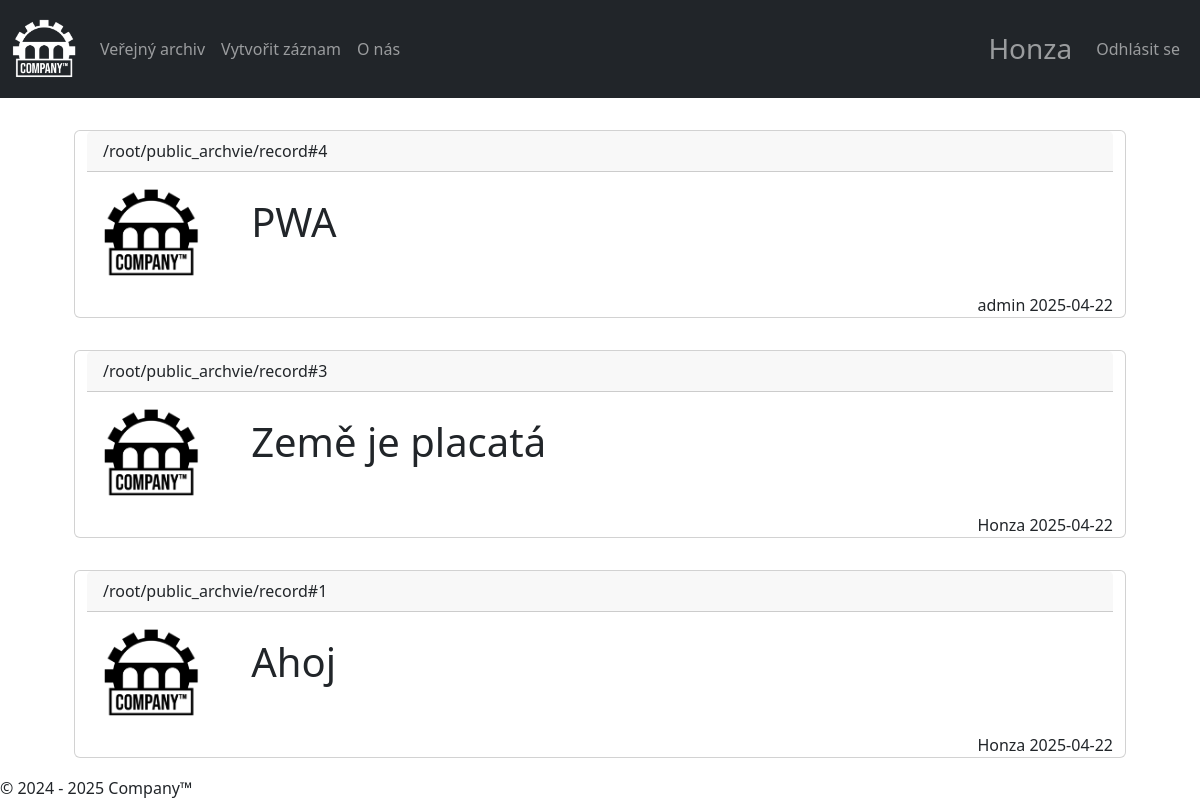
Page /public_archive (signed in) on the committed database.
### tables this page shows
CREATE TABLE users (
  id INTEGER PRIMARY KEY AUTOINCREMENT,
  name TEXT NOT NULL,
  email TEXT NOT NULL,
  password TEXT NOT NULL,
  UUID TEXT,
  check_code TEXT,
  is_employee BOOL NOT NULL,
  registration_date DATETIME NOT NULL);

CREATE TABLE public (
  id INTEGER PRIMARY KEY AUTOINCREMENT,
  title TEXT NOT NULL,
  content TEXT NOT NULL,
  img TEXT,
  autor_id INTEGER KEY,
  cration_date DATETIME NOT NULL);

### app.py (the view)
@app.route("/public_archive")
def public_arch():
    req = db.session.execute(text("SELECT public.id, public.title, users.name, public.cration_date FROM public JOIN users on public.autor_id = users.id ORDER BY public.id DESC"))
    return render_template("public.html", records = req.fetchall())

### app.py (called while the page is built)
@app.before_request
def create_db():
    if not hasattr(app, 'db_initialized'):
        db.create_all()
        app.db_initialized = True  # Zamezení opakovaného vytváření tabulek

### templates/public.html (shortened to what this page needs)
{% extends "core.html" %}
{% block content %}
    <div class="container">
        {% for item in records %}
            <div class="row" style="margin: 2rem;">
                <div class="card">
                    <div class="card-header">/root/public_archvie/record#{{item[0]}}</div>
                    <div class="card-body"><img style="margin-right: 3rem; width: 6rem;" src="static/ico.png" alt=""> <a style="text-decoration: none;" class="display-6 text-dark" href="/record/{{item[0]}}">{{item[1]}}</a></div>
                    <div style="text-align: right;" class="card-foorer">{{item[2]}} {{item[3]}}</div>
                </div>
            </div>
        {% endfor %}
{% endblock %}

### templates/core.html (shortened to what this page needs)
<!DOCTYPE html>
<html lang="cz">
<head>
    <link href="{{url_for('static',filename='bootstrap/bootstrap.css')}}" rel="stylesheet">
    <link href="{{url_for('static',filename='style.css')}}" rel="stylesheet">
</head>
<body>
    <header style="margin-bottom: 2rem;">
        <nav class="navbar navbar-expand-sm bg-dark navbar-dark">
            <div class="container-fluid">
              <a class="navbar-brand" href="/">
                <img src="/static/logo.png" alt="Logo" style="width:4rem;">
              </a>
              <ul class="navbar-nav me-auto">
                <li class="nav-item">
                  <a class="nav-link" href="{{url_for('public_arch')}}">Veřejný archiv</a>
                </li>
                {% if session["username"] %}
                <li class="nav-item">
                  <a class="nav-link" href="{{url_for('add_record')}}">Vytvořit záznam</a>
                </li>
                {% endif %}
                <li class="nav-item">
                  <a class="nav-link" href="{{url_for('about')}}">O nás</a>
                </li>
              </ul>
              <h3 class="navbar-text m-3">{{session["username"]}}</h3>
              <ul class="navbar-nav">
                {% if session["username"] %}
                <li class="nav-item">
                  <a class="nav-link" href="{{url_for('logout')}}">Odhlásit se</a>
                </li>
                {% endif %}
              </ul>
            </div>
          </nav>
    </header>
    <main>
        {% block content %}{% endblock %}
    </main>
    <footer>
        <div class="container-fluid">
            <div class="fixed-bottom">&copy; 2024 - 2025 Company™</div>
        </div>
    </footer>
</body>
</html>

### rows in the picture
users: username "Honza"
public: id "4", title "PWA", name "admin", cration_date "2025-04-22"
public: id "3", title "Země je placatá", name "Honza", cration_date "2025-04-22"
public: id "1", title "Ahoj", name "Honza", cration_date "2025-04-22"
